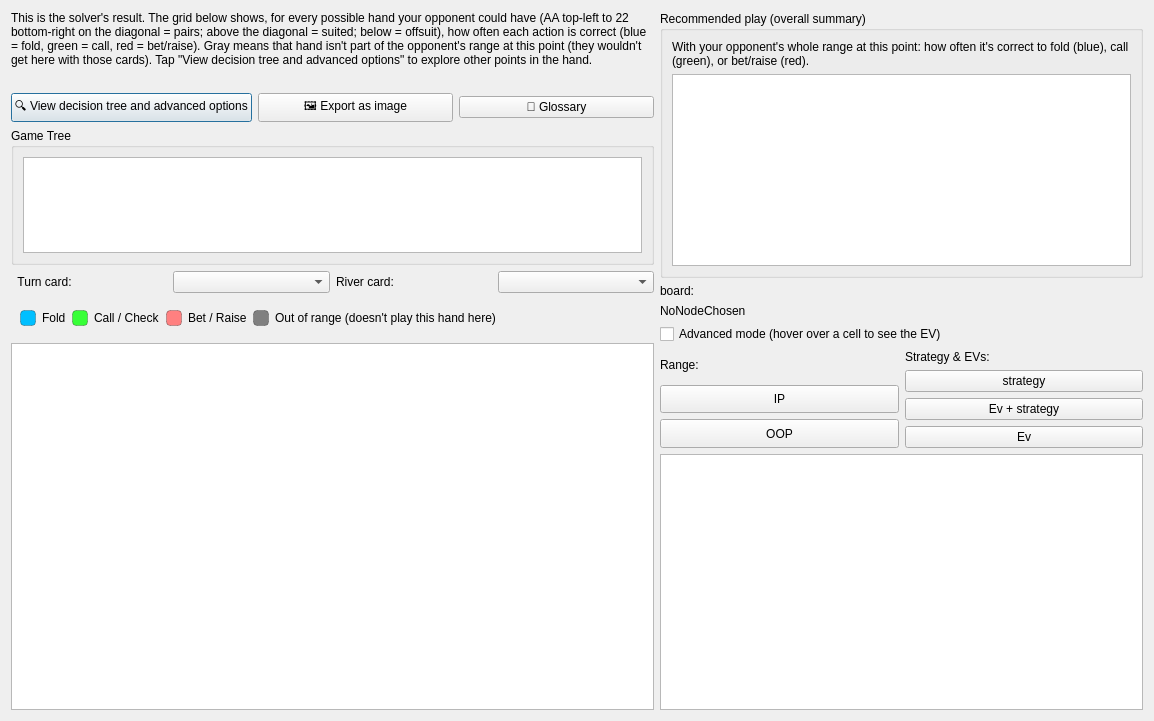
<?xml version="1.0" encoding="UTF-8"?>
<ui version="4.0">
 <class>StrategyExplorer</class>
 <widget class="QDialog" name="StrategyExplorer">
  <property name="geometry">
   <rect>
    <x>0</x>
    <y>0</y>
    <width>1154</width>
    <height>721</height>
   </rect>
  </property>
  <property name="windowTitle">
   <string>StrategyExplorer</string>
  </property>
  <layout class="QHBoxLayout" name="horizontalLayout" stretch="4,3">
   <item>
    <layout class="QVBoxLayout" name="verticalLayout" stretch="0,0,0,3,0,0,8">
     <item>
      <widget class="QLabel" name="explorerIntroLabel">
       <property name="wordWrap">
        <bool>true</bool>
       </property>
       <property name="text">
        <string>This is the solver's result. The grid below shows, for every possible hand your opponent could have (AA top-left to 22 bottom-right on the diagonal = pairs; above the diagonal = suited; below = offsuit), how often each action is correct (blue = fold, green = call, red = bet/raise). Gray means that hand isn't part of the opponent's range at this point (they wouldn't get here with those cards). Tap "View decision tree and advanced options" to explore other points in the hand.</string>
       </property>
      </widget>
     </item>
     <item>
      <widget class="QLabel" name="handBannerLabel">
       <property name="visible">
        <bool>false</bool>
       </property>
       <property name="wordWrap">
        <bool>true</bool>
       </property>
       <property name="text">
        <string/>
       </property>
      </widget>
     </item>
     <item>
      <layout class="QHBoxLayout" name="explorerActionsLayout">
       <item>
        <widget class="QPushButton" name="toggleAdvancedViewButton">
         <property name="text">
          <string>🔍 View decision tree and advanced options</string>
         </property>
        </widget>
       </item>
       <item>
        <widget class="QPushButton" name="exportImageButton">
         <property name="text">
          <string>🖼️ Export as image</string>
         </property>
        </widget>
       </item>
       <item>
        <widget class="QPushButton" name="glossaryButton">
         <property name="text">
          <string>📖 Glossary</string>
         </property>
        </widget>
       </item>
      </layout>
     </item>
     <item>
      <widget class="QGroupBox" name="groupBox">
       <property name="title">
        <string>Game Tree</string>
       </property>
       <layout class="QVBoxLayout" name="verticalLayout_3">
        <item>
         <widget class="QSTreeView" name="gameTreeView">
          <attribute name="headerVisible">
           <bool>false</bool>
          </attribute>
         </widget>
        </item>
       </layout>
      </widget>
     </item>
     <item>
      <layout class="QHBoxLayout" name="horizontalLayout_3">
       <item>
        <widget class="QLabel" name="label">
         <property name="sizePolicy">
          <sizepolicy hsizetype="Preferred" vsizetype="Preferred">
           <horstretch>0</horstretch>
           <verstretch>0</verstretch>
          </sizepolicy>
         </property>
         <property name="text">
          <string>  Turn card:</string>
         </property>
        </widget>
       </item>
       <item>
        <widget class="QComboBox" name="turnCardBox"/>
       </item>
       <item>
        <widget class="QLabel" name="label_2">
         <property name="text">
          <string>River card:</string>
         </property>
        </widget>
       </item>
       <item>
        <widget class="QComboBox" name="riverCardBox"/>
       </item>
      </layout>
     </item>
     <item>
      <widget class="QWidget" name="resultsLegend" native="true">
       <layout class="QHBoxLayout" name="resultsLegendLayout">
        <item>
         <widget class="QWidget" name="legendSwatchFold" native="true">
          <property name="minimumSize">
           <size>
            <width>16</width>
            <height>16</height>
           </size>
          </property>
          <property name="maximumSize">
           <size>
            <width>16</width>
            <height>16</height>
           </size>
          </property>
          <property name="styleSheet">
           <string notr="true">background-color: rgb(0, 191, 255); border-radius: 4px; border: 1px solid rgba(0, 0, 0, 60);</string>
          </property>
         </widget>
        </item>
        <item>
         <widget class="QLabel" name="legendLabelFold">
          <property name="text">
           <string>Fold</string>
          </property>
         </widget>
        </item>
        <item>
         <widget class="QWidget" name="legendSwatchCall" native="true">
          <property name="minimumSize">
           <size>
            <width>16</width>
            <height>16</height>
           </size>
          </property>
          <property name="maximumSize">
           <size>
            <width>16</width>
            <height>16</height>
           </size>
          </property>
          <property name="styleSheet">
           <string notr="true">background-color: rgb(55, 255, 55); border-radius: 4px; border: 1px solid rgba(0, 0, 0, 60);</string>
          </property>
         </widget>
        </item>
        <item>
         <widget class="QLabel" name="legendLabelCall">
          <property name="text">
           <string>Call / Check</string>
          </property>
         </widget>
        </item>
        <item>
         <widget class="QWidget" name="legendSwatchBet" native="true">
          <property name="minimumSize">
           <size>
            <width>16</width>
            <height>16</height>
           </size>
          </property>
          <property name="maximumSize">
           <size>
            <width>16</width>
            <height>16</height>
           </size>
          </property>
          <property name="styleSheet">
           <string notr="true">background-color: rgb(255, 128, 128); border-radius: 4px; border: 1px solid rgba(0, 0, 0, 60);</string>
          </property>
         </widget>
        </item>
        <item>
         <widget class="QLabel" name="legendLabelBet">
          <property name="text">
           <string>Bet / Raise</string>
          </property>
         </widget>
        </item>
        <item>
         <widget class="QWidget" name="legendSwatchOutOfRange" native="true">
          <property name="minimumSize">
           <size>
            <width>16</width>
            <height>16</height>
           </size>
          </property>
          <property name="maximumSize">
           <size>
            <width>16</width>
            <height>16</height>
           </size>
          </property>
          <property name="styleSheet">
           <string notr="true">background-color: rgb(128, 128, 128); border-radius: 4px; border: 1px solid rgba(0, 0, 0, 60);</string>
          </property>
         </widget>
        </item>
        <item>
         <widget class="QLabel" name="legendLabelOutOfRange">
          <property name="text">
           <string>Out of range (doesn't play this hand here)</string>
          </property>
         </widget>
        </item>
        <item>
         <spacer name="legendHorizontalSpacer">
          <property name="orientation">
           <enum>Qt::Horizontal</enum>
          </property>
          <property name="sizeHint" stdset="0">
           <size>
            <width>40</width>
            <height>20</height>
           </size>
          </property>
         </spacer>
        </item>
       </layout>
      </widget>
     </item>
     <item>
      <widget class="HtmlTableView" name="strategyTableView">
       <property name="styleSheet">
        <string notr="true"/>
       </property>
       <property name="showGrid">
        <bool>false</bool>
       </property>
       <attribute name="horizontalHeaderVisible">
        <bool>false</bool>
       </attribute>
       <attribute name="verticalHeaderVisible">
        <bool>false</bool>
       </attribute>
      </widget>
     </item>
    </layout>
   </item>
   <item>
    <layout class="QVBoxLayout" name="verticalLayout_2" stretch="30,2,0,10,40">
     <item>
      <widget class="QGroupBox" name="groupBox_2">
       <property name="title">
        <string>Recommended play (overall summary)</string>
       </property>
       <property name="flat">
        <bool>true</bool>
       </property>
       <layout class="QVBoxLayout" name="verticalLayout_4">
        <item>
         <widget class="QLabel" name="roughStrategyIntroLabel">
          <property name="wordWrap">
           <bool>true</bool>
          </property>
          <property name="text">
           <string>With your opponent's whole range at this point: how often it's correct to fold (blue), call (green), or bet/raise (red).</string>
          </property>
         </widget>
        </item>
        <item>
         <widget class="HtmlTableView" name="roughStrategyView">
          <property name="verticalScrollBarPolicy">
           <enum>Qt::ScrollBarAlwaysOff</enum>
          </property>
          <property name="horizontalScrollBarPolicy">
           <enum>Qt::ScrollBarAlwaysOff</enum>
          </property>
          <property name="showGrid">
           <bool>false</bool>
          </property>
          <attribute name="horizontalHeaderVisible">
           <bool>false</bool>
          </attribute>
          <attribute name="verticalHeaderVisible">
           <bool>false</bool>
          </attribute>
         </widget>
        </item>
       </layout>
      </widget>
     </item>
     <item>
      <layout class="QVBoxLayout" name="verticalLayout_7">
       <item>
        <layout class="QHBoxLayout" name="horizontalLayout_6">
         <item>
          <widget class="QLabel" name="boardLabel">
           <property name="text">
            <string>board:</string>
           </property>
          </widget>
         </item>
        </layout>
       </item>
       <item>
        <layout class="QVBoxLayout" name="verticalLayout_8">
         <item>
          <widget class="QLabel" name="nodeDisplayLabel">
           <property name="text">
            <string>NoNodeChosen</string>
           </property>
          </widget>
         </item>
        </layout>
       </item>
      </layout>
     </item>
     <item>
      <widget class="QCheckBox" name="advancedModeCheck">
       <property name="text">
        <string>Advanced mode (hover over a cell to see the EV)</string>
       </property>
       <property name="checked">
        <bool>false</bool>
       </property>
      </widget>
     </item>
     <item>
      <layout class="QHBoxLayout" name="modeChoseLayout" stretch="1,1">
       <item>
        <layout class="QVBoxLayout" name="verticalLayout_5" stretch="1,1,1">
         <item>
          <widget class="QLabel" name="label_4">
           <property name="text">
            <string>Range:</string>
           </property>
          </widget>
         </item>
         <item>
          <widget class="QPushButton" name="ipRangeButtom">
           <property name="sizePolicy">
            <sizepolicy hsizetype="Minimum" vsizetype="Minimum">
             <horstretch>0</horstretch>
             <verstretch>0</verstretch>
            </sizepolicy>
           </property>
           <property name="text">
            <string>IP</string>
           </property>
          </widget>
         </item>
         <item>
          <widget class="QPushButton" name="oopRangeButtom">
           <property name="sizePolicy">
            <sizepolicy hsizetype="Minimum" vsizetype="Minimum">
             <horstretch>0</horstretch>
             <verstretch>0</verstretch>
            </sizepolicy>
           </property>
           <property name="text">
            <string>OOP</string>
           </property>
          </widget>
         </item>
        </layout>
       </item>
       <item>
        <layout class="QVBoxLayout" name="verticalLayout_6" stretch="1,1,1,0">
         <item>
          <widget class="QLabel" name="label_5">
           <property name="text">
            <string>Strategy &amp; EVs:</string>
           </property>
          </widget>
         </item>
         <item>
          <widget class="QPushButton" name="strategyModeButtom">
           <property name="sizePolicy">
            <sizepolicy hsizetype="Minimum" vsizetype="Minimum">
             <horstretch>0</horstretch>
             <verstretch>0</verstretch>
            </sizepolicy>
           </property>
           <property name="text">
            <string>strategy</string>
           </property>
          </widget>
         </item>
         <item>
          <widget class="QPushButton" name="evModeButtom">
           <property name="sizePolicy">
            <sizepolicy hsizetype="Minimum" vsizetype="Minimum">
             <horstretch>0</horstretch>
             <verstretch>0</verstretch>
            </sizepolicy>
           </property>
           <property name="text">
            <string>Ev + strategy</string>
           </property>
          </widget>
         </item>
         <item>
          <widget class="QPushButton" name="evOnlyModeButtom">
           <property name="sizePolicy">
            <sizepolicy hsizetype="Minimum" vsizetype="Minimum">
             <horstretch>0</horstretch>
             <verstretch>0</verstretch>
            </sizepolicy>
           </property>
           <property name="text">
            <string>Ev</string>
           </property>
          </widget>
         </item>
        </layout>
       </item>
      </layout>
     </item>
     <item>
      <layout class="QHBoxLayout" name="detailInformationLayout">
       <item>
        <widget class="HtmlTableView" name="detailView">
         <attribute name="horizontalHeaderVisible">
          <bool>false</bool>
         </attribute>
         <attribute name="verticalHeaderVisible">
          <bool>false</bool>
         </attribute>
        </widget>
       </item>
      </layout>
     </item>
    </layout>
   </item>
  </layout>
 </widget>
 <customwidgets>
  <customwidget>
   <class>QSTreeView</class>
   <extends>QTreeView</extends>
   <header>include/gui/qstreeview.h</header>
  </customwidget>
  <customwidget>
   <class>HtmlTableView</class>
   <extends>QTableView</extends>
   <header>include/gui/htmltableview.h</header>
  </customwidget>
 </customwidgets>
 <resources/>
 <connections/>
</ui>
